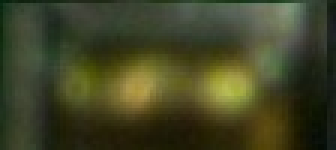
#> input picture center.jpeg, 112 x 50 px, found by its file name (shown 3 times larger)
$ python camera.py
#> lines starting #> are read from the running program, lines starting #| are printed output that depends on the picture
import cv2

import numpy as np

# Initialize an empty list to store results

results = [] #liste vide pour stocker les résultats

conversion_factor = 0.01009 #chaque pixel represente 0.1mm (pixel*conversion-factor)
error = 0 #0 pour suivre les erreurs

# [55 lines left out: function non_max_suppression_fast, not called in this run]


# Load the main image and the template files

image_path =r"C:\Users\iram trabelsi\Pictures\FF\screenshot_0.png"

template_path_center = r"C:\Users\iram trabelsi\Pictures\FF\center.jpeg"

template_path_button = r"C:\Users\iram trabelsi\Pictures\FF\button.png"

template_path_left = r"C:\Users\iram trabelsi\Pictures\FF\left.png"

template_path_right = r"C:\Users\iram trabelsi\Pictures\FF\right.png"

image = cv2.imread(image_path)


template_center = cv2.imread(template_path_center, cv2.IMREAD_COLOR)
#> template_center is the input picture: shape (50, 112, 3); mean B, G, R 37.7, 68.3, 65.3

template_button = cv2.imread(template_path_button, cv2.IMREAD_COLOR)
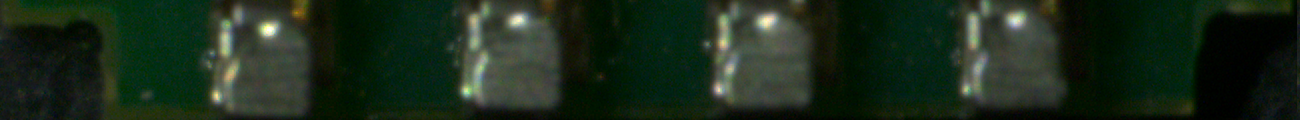
#> input picture button.png, 1300 x 120 px, found by its file name
#> template_button is the input picture: shape (120, 1300, 3); mean B, G, R 26.7, 42.7, 27.1

template_left = cv2.imread(template_path_left, cv2.IMREAD_COLOR)
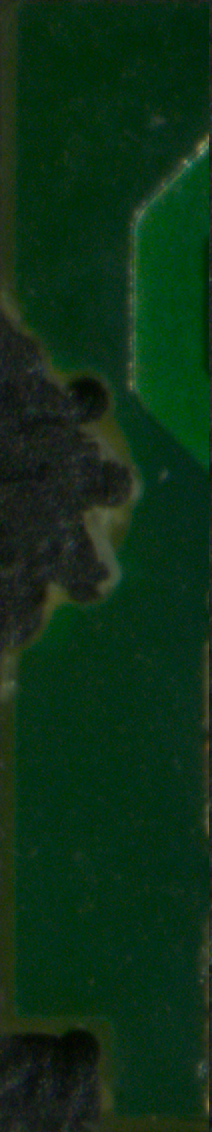
#> input picture left.png, 212 x 1132 px, found by its file name
#> template_left is the input picture: shape (1132, 212, 3); mean B, G, R 22.2, 46.7, 13.3

template_right = cv2.imread(template_path_right, cv2.IMREAD_COLOR)
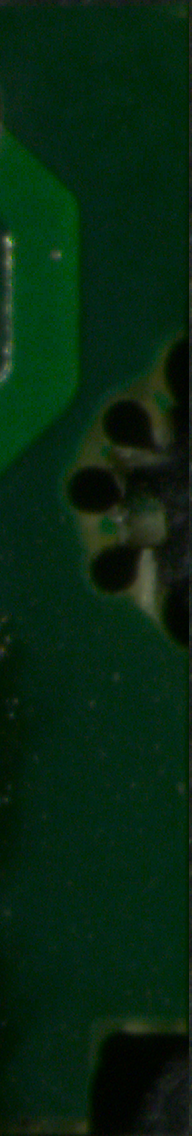
#> input picture right.png, 192 x 1136 px, found by its file name
#> template_right is the input picture: shape (1136, 192, 3); mean B, G, R 16.6, 38.4, 6.8

if image is None or template_center is None or template_button is None or template_left is None or template_right is None:

    print("Error: Unable to load image or template(s)")

else:

    template_center_gray = cv2.cvtColor(template_center, cv2.COLOR_BGR2GRAY)

    template_button_gray = cv2.cvtColor(template_button, cv2.COLOR_BGR2GRAY)

    template_left_gray = cv2.cvtColor(template_left, cv2.COLOR_BGR2GRAY)

    template_right_gray = cv2.cvtColor(template_right, cv2.COLOR_BGR2GRAY)


    #matchtemplate et cv2.TM_CCOEFF_NORMED : deux méthodes de correspondance de modèles
    result_center = cv2.matchTemplate(cv2.cvtColor(image, cv2.COLOR_BGR2GRAY), template_center_gray, cv2.TM_CCOEFF_NORMED)

    result_button = cv2.matchTemplate(cv2.cvtColor(image, cv2.COLOR_BGR2GRAY), template_button_gray, cv2.TM_CCOEFF_NORMED)

    result_left = cv2.matchTemplate(cv2.cvtColor(image, cv2.COLOR_BGR2GRAY), template_left_gray, cv2.TM_CCOEFF_NORMED)

    result_right = cv2.matchTemplate(cv2.cvtColor(image, cv2.COLOR_BGR2GRAY), template_right_gray, cv2.TM_CCOEFF_NORMED)


    threshold_center = 0.72

    threshold_button = 0.66

    threshold_left = 0.6

    threshold_right = 0.6


     #np.where : pour trouver les positions dans la matrice de résultats
    loc_center = np.where(result_center >= threshold_center)

    loc_button = np.where(result_button >= threshold_button)

    loc_left = np.where(result_left >= threshold_left)

    loc_right = np.where(result_right >= threshold_right)


    # listes vides pour stocker les coordonnées des rectangles englobants des objets détectés pour chaque modèle
    rectangles_center = []

    rectangles_button = []

    rectangles_left = []

    rectangles_right = []


    # à travers les positions des correspondances de chaque modèle : boucle commence pour créer des rectangles englobants autour de chaque correspondance

    for pt in zip(*loc_center[::-1]): #prend les coordonnées x et y des correspondances (stockées dans loc_center) et les agrège en paires (x, y).

        rectangles_center.append([pt[0], pt[1], pt[0] + template_center_gray.shape[1], pt[1] + template_center_gray.shape[0]]) # pt[0] coordonnée x du coin inférieur droit du rectangle : calculé : la largeur du modèle de centre + x de la position de la correspondance. pt[1] coordonées y e ajoutat la hauteur


    for pt in zip(*loc_button[::-1]):

        rectangles_button.append([pt[0], pt[1], pt[0] + template_button_gray.shape[1], pt[1] + template_button_gray.shape[0]])


    for pt in zip(*loc_left[::-1]):

        rectangles_left.append([pt[0], pt[1], pt[0] + template_left_gray.shape[1], pt[1] + template_left_gray.shape[0]])


    for pt in zip(*loc_right[::-1]):

        rectangles_right.append([pt[0], pt[1], pt[0] + template_right_gray.shape[1], pt[1] + template_left_gray.shape[0]])


    #Les coordonnées des rectangles englobants sont ajoutées aux listes precedentes
    rectangles_center = np.array(rectangles_center)

    rectangles_button = np.array(rectangles_button)

    rectangles_left = np.array(rectangles_left)

    rectangles_right= np.array(rectangles_right)


    # appliquer non_max_suppression_fast pour avoir les détections finales après élimination des détections redondantes ou très similaires(accepter:inf de 0.3)

    refined_rectangles_center = non_max_suppression_fast(rectangles_center, 0.3)  # Experiment with this value

    refined_rectangles_button = non_max_suppression_fast(rectangles_button, 0.3)  # Experiment with this value

    refined_rectangles_left = non_max_suppression_fast(rectangles_left, 0.3)  # Experiment with this value

    refined_rectangles_right = non_max_suppression_fast(rectangles_right, 0.3)  # Experiment with this value


    for idx, (x1, y1, w, h) in enumerate(refined_rectangles_button): #idx est l'indice de l'itération actuelle,(x1, y1, w, h) sont les coordonnées et dimensions du rectangle englobant actuel.

       # Draw the line and display its y1-coordinate

       line_y = y1 + 100

       line_x = x1 + 650
       #ligne horizontal % au rectangle du button
       cv2.line(image, (x1, line_y+10), (x1 + 1300, line_y+10), (255, 0, 0), 2)
       print(f"SP Y-Difference: {x1}")
       # midland button line , ligne vertical du button

       cv2.line(image, (x1+650, y1+100), (x1+650, y1-1020), (255, 0, 0), 2)

       #cv2.putText(image, f" {idx + 1} Line X-coordinate: {line_x}", (0, 1000 + 30 * idx), cv2.FONT_HERSHEY_SIMPLEX, 1, (255, 255, 255), 2, cv2.LINE_AA)

       #cv2.putText(image, f" {idx + 1} Line Y-coordinate: {line_y}", (0, 1100 + 30 * idx), cv2.FONT_HERSHEY_SIMPLEX, 1, (255, 255, 255), 2, cv2.LINE_AA)


       # Calculate and display the difference between the line y-coordinate and each point's y-coordinate

       for sp_idx, (x, y, w, h) in enumerate(refined_rectangles_center): #sp_idx : cooredonnées de spring

         center_x = x + 50

         center_y = y + 25
         spring_name = f"SP{sp_idx + 1}"  # Index starts from 1
        # Draw a rectangle on the image
         #cv2.rectangle(image, (x, y), (x+50, y+25), (255, 255, 255), 1)
         y_difference =abs( (line_y - center_y  )* conversion_factor)
         x_difference = abs((line_x - center_x  )* conversion_factor)

        # Check the problem in the value Y direction
         if 0 <= y_difference <= 2:
           if abs(y_difference-1.7)<= 0.5:

             color = (0, 255, 0)  # Green color for values between 1 and 2
             cv2.putText(image, f"SP {sp_idx + 1}:  x ={y_difference}", (2800, 120 * sp_idx +1000), cv2.FONT_HERSHEY_SIMPLEX, 4, color,3, cv2.LINE_AA)
             error = 0
             cv2.putText(image, spring_name, (x, y - 10), cv2.FONT_HERSHEY_SIMPLEX, 2, color, 2, cv2.LINE_AA)
           elif abs(y_difference-1.7) > 0.5 :
             color =   (0, 0, 255)
             cv2.putText(image, f"SP {sp_idx + 1}:  x ={y_difference}", (2800, 120 * sp_idx +1000), cv2.FONT_HERSHEY_SIMPLEX, 4, color,3, cv2.LINE_AA)
             error = 1
             cv2.putText(image, spring_name, (x, y - 10), cv2.FONT_HERSHEY_SIMPLEX, 2, color, 2, cv2.LINE_AA)
             cv2.rectangle(image, (x, y), (x+100, y+190), (0, 0, 255), 2)
         elif 2 < y_difference <= 5:

           if abs(y_difference-4.45)<= 0.5 :

             color = (0, 255, 0)  # Green color for values between 1 and 2
             cv2.putText(image, f"SP {sp_idx + 1}:  x ={y_difference}", (2800, 120 * sp_idx +1000), cv2.FONT_HERSHEY_SIMPLEX, 4, color,3, cv2.LINE_AA)
             error = 0
             cv2.putText(image, spring_name, (x, y - 10), cv2.FONT_HERSHEY_SIMPLEX, 2, color, 2, cv2.LINE_AA)
           elif abs(y_difference-4.45) > 0.1 :
             color =   (0, 0, 255)
             cv2.putText(image, f"SP {sp_idx + 1}:  x ={y_difference}", (2800, 120 * sp_idx +1000), cv2.FONT_HERSHEY_SIMPLEX, 4, color,3, cv2.LINE_AA)
             error = 1
             cv2.putText(image, spring_name, (x, y - 10), cv2.FONT_HERSHEY_SIMPLEX, 2, color, 2, cv2.LINE_AA)
             cv2.rectangle(image, (x, y), (x+100, y+190), (0, 0, 255), 2)

        # Check the problem in the value X direction
         if 0 <= x_difference <= 2: #same here , aalech les valeurs hedhom?
           if abs(x_difference-1.25)<= 0.5:

             color = (0, 255, 0)  # Green color for values between 1 and 2
             cv2.putText(image, f"SP {sp_idx + 1}:  y ={x_difference}", (0, 120 * sp_idx +1000), cv2.FONT_HERSHEY_SIMPLEX, 4, color,3, cv2.LINE_AA)
             error = 0
             cv2.putText(image, spring_name, (x, y - 10), cv2.FONT_HERSHEY_SIMPLEX, 2, color, 2, cv2.LINE_AA)
           elif abs(x_difference-1.25) > 0.1 :
             color =   (0, 0, 255)
             cv2.putText(image, f"SP {sp_idx + 1}:  y ={x_difference}", (0, 120 * sp_idx +1000), cv2.FONT_HERSHEY_SIMPLEX, 4, color,3, cv2.LINE_AA)
             error = 1
             cv2.putText(image, spring_name, (x, y - 10), cv2.FONT_HERSHEY_SIMPLEX, 2, color, 2, cv2.LINE_AA)
             cv2.rectangle(image, (x, y), (x+100, y+190), (0, 0, 255), 2)
         elif 2 < x_difference <= 5:

           if abs(x_difference-3.75)<= 0.5 :

             color = (0, 255, 0)  # Green color for values between 1 and 2
             cv2.putText(image, f"SP {sp_idx + 1}:  y ={x_difference}", (0, 120 * sp_idx +1000), cv2.FONT_HERSHEY_SIMPLEX, 4, color,3, cv2.LINE_AA)
             error = 0
             cv2.putText(image, spring_name, (x, y - 10), cv2.FONT_HERSHEY_SIMPLEX, 2, color, 2, cv2.LINE_AA)
           elif abs(x_difference-3.75) > 0.5:
             color =   (0, 0, 255)
             cv2.putText(image, f"SP {sp_idx + 1}:  y ={x_difference}", (0, 120 * sp_idx +1000), cv2.FONT_HERSHEY_SIMPLEX, 4, color,3, cv2.LINE_AA)
             error = 1
             cv2.putText(image, spring_name, (x, y - 10), cv2.FONT_HERSHEY_SIMPLEX, 2, color, 2, cv2.LINE_AA)
             cv2.rectangle(image, (x, y), (x+100, y+190), (0, 0, 255), 2)


         print(f"SP {sp_idx + 1} to Button {idx + 1} Y-Difference: {y_difference}")
         #print(f"SP {sp_idx + 1} to Button {idx + 1} X-Difference: {x_difference}")
              # Add the name of the spring along with the index near the spring


         #cv2.putText(image, spring_name, (1500, 2000), cv2.FONT_HERSHEY_SIMPLEX, 2, (255, 255, 255), 2, cv2.LINE_AA)


       # Store information for each rectangle


# Display the x and y coordinates on the left side of the screen

    #ajout du circle dans le centre des rectangles
    for idx, (x, y, w, h) in enumerate(refined_rectangles_center):

      cv2.circle(image, (x + 50, y + 25), 3, (0, 0, 255), 5)

      center_x = x + 50 // 2

      center_y = y + 25 // 2

      # Add the name of the spring along with the index near the spring

      spring_name = f"SP{idx + 1}"  # Index starts from 1 ,


      #cv2.putText(image, f"SP {idx + 1}: X={center_x}, Y={center_y}", (10, 50 * idx + 600), cv2.FONT_HERSHEY_SIMPLEX, 1, (255, 255, 255), 2, cv2.LINE_AA)

    # Display the original size image with rectangles
    cv2.putText(image, 'STARZ ELECTRONICS', (170, 100), cv2.FONT_HERSHEY_SIMPLEX, 3, (255, 255, 255), 3, cv2.LINE_AA)
    cv2.putText(image, 'AUTOMATIC VISION SYSTEM', (40, 200), cv2.FONT_HERSHEY_SIMPLEX, 3, (255, 255, 255), 3, cv2.LINE_AA)
    # [10 lines of commented-out code are left out]
    cv2.namedWindow('Matching Result', cv2.WINDOW_NORMAL)  # Create a window that can be resized by the user

    cv2.imshow('Matching Result', image)  # Display the image in this window

    cv2.waitKey(0)

    cv2.destroyAllWindows()
